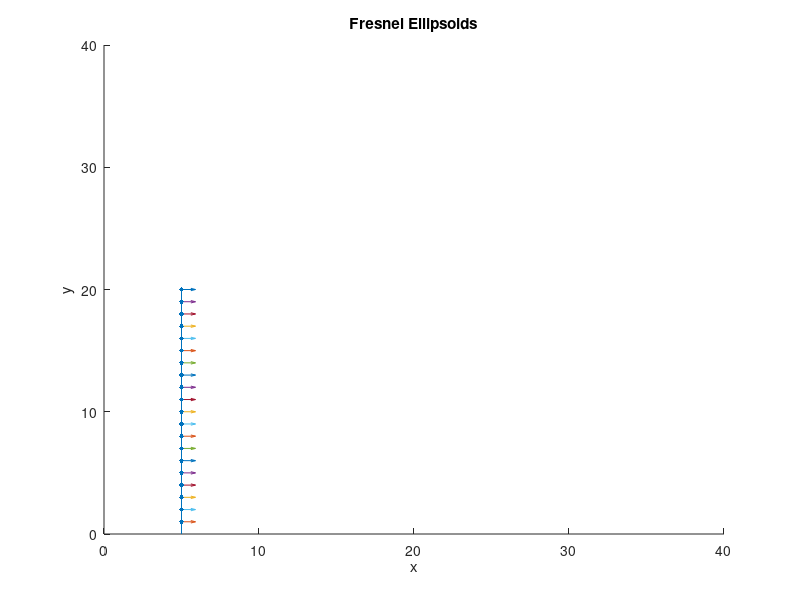

Source code (MATLAB):

%% simulation of glitter as fresnel lens
figure(123)
ax = subplot(1,1,1);
xlabel('x');
ylabel('y');
title('Fresnel Ellipsoids');
axis([0 40 0 40])
hold on;

line_x = [5, 5];
line_y = [0, 20];

%set up centroids along a line (2D simulation)
plot(ax, line_x, line_y);
centroids_x = ones(1,20).*5;
centroids_y = [1:20];
numCentroids = size(centroids_x,2);
scatter(ax, centroids_x, centroids_y, 10, 'filled')

surface_norms = zeros(numCentroids,2);
surface_norms(:,1) = 1;

% plot the surface normals
for i=1:numCentroids
   quiver(ax,centroids_x(i), centroids_y(i), ...
          surface_norms(i,1), surface_norms(i,2));
end